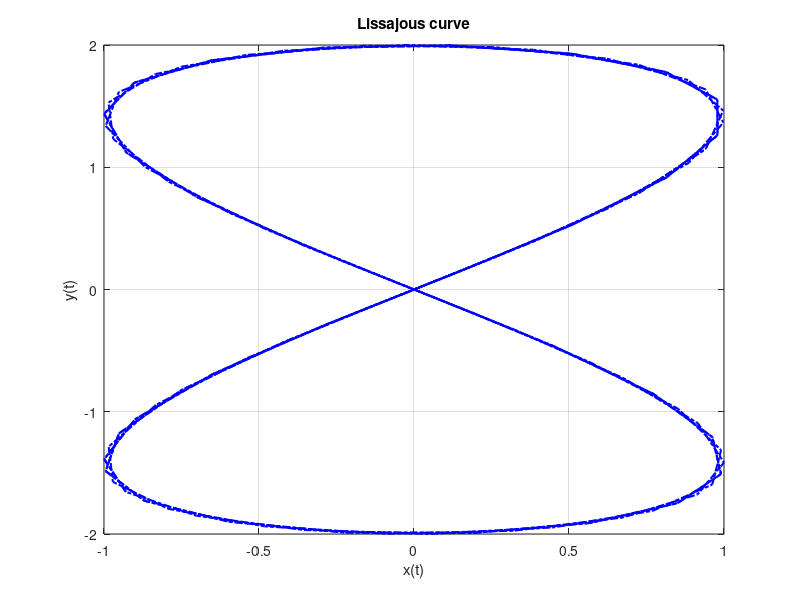

Here is the MATLAB script that generated this plot:
N = 200;
phi = pi/4;
A = 1;
B = 2;
t0 = -2;
tf = 2;
k = 43
m = 0.81
w = sqrt(2*k/m);
T = 2*pi/w;

t = t0:(tf-t0)/(N-1):T;
x = A*cos(2*w*t);
y = B*cos(w*t-phi);



figure
plot(x,y,'-.b','linewidth',1.5)
grid on;
title('Lissajous curve');
xlabel('x(t)');
ylabel('y(t)');
%legend('x(t)', 'y(t)')
